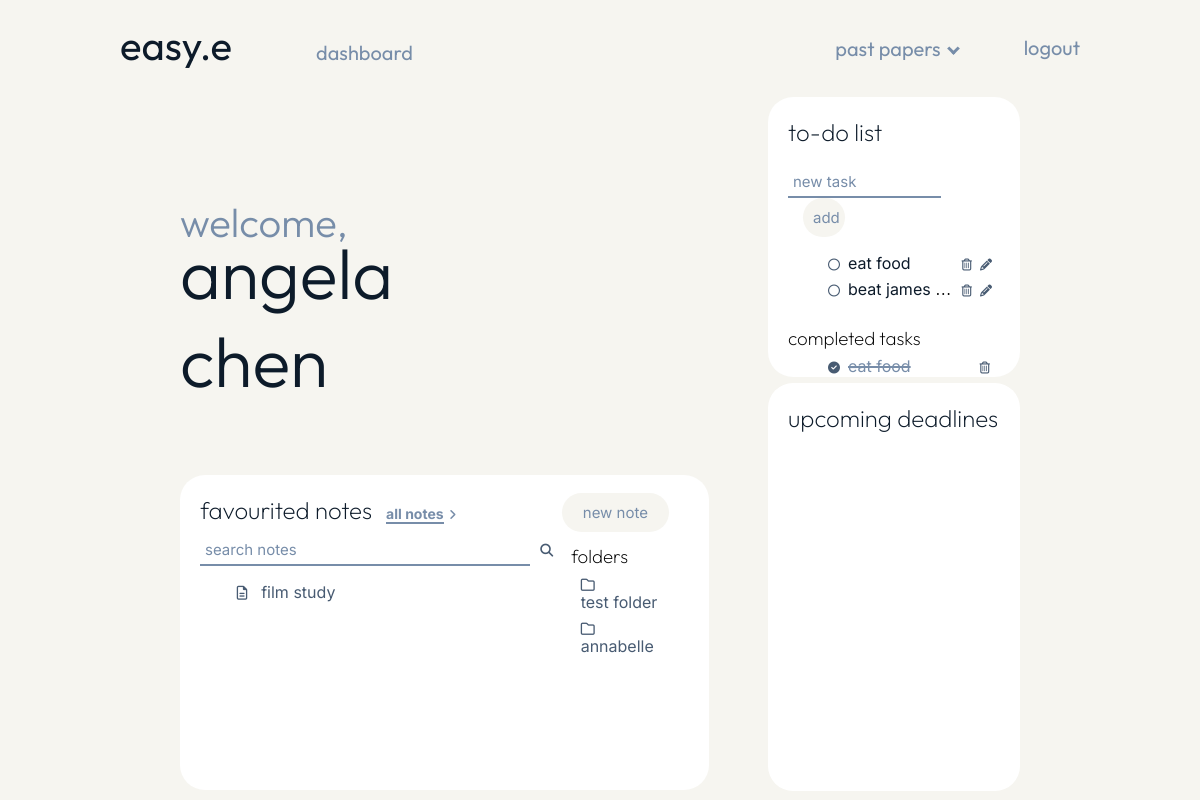
The app's page /dashboard (signed in), older data.
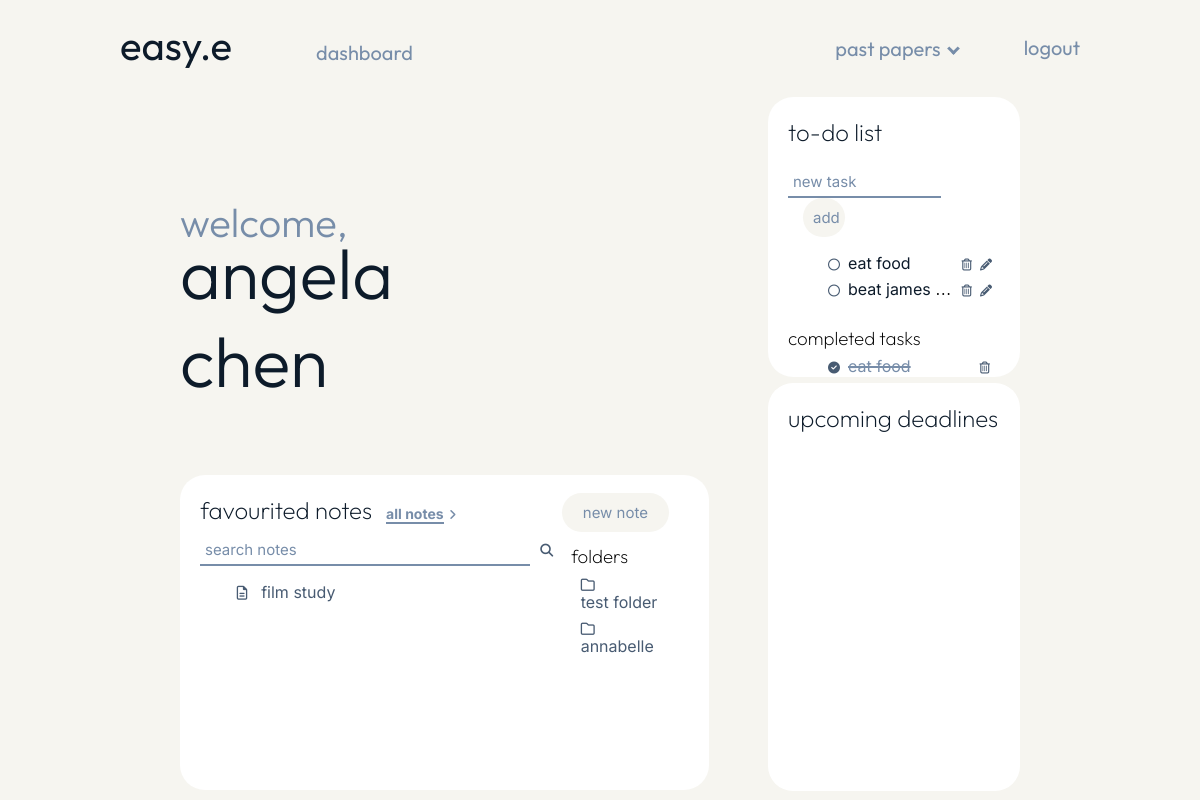
The same page, newer data.
### models.py (models this page shows, shortened)
class User(UserMixin, db.Model):
    __tablename__ = "user_login"
    id = db.Column(db.Integer, primary_key=True)
    name = db.Column(db.Text())
    user_name = db.Column(db.String(15), unique=True)
    user_email = db.Column(db.String(50), unique=True)
    user_password = db.Column(db.String(80))
    todo = db.relationship ("Todo", backref='todo')

class Notes(db.Model):
    __tablename__ = "notes"
    id = db.Column(db.Integer, primary_key=True)
    user = db.Column(db.Integer(), db.ForeignKey('user_login.id'))
    name = db.Column(db.String(50))
    favourite = db.Column(db.Boolean, default=False)
    folder = db.Column(db.Integer, db.ForeignKey('folders.id'))
    content = db.Column(db.String())
    folder_name = db.relationship('Folders', backref='folder')

class Folders(db.Model):
    __tablename__ = "folders"
    id = db.Column(db.Integer, primary_key=True)
    user = db.Column(db.Integer(), db.ForeignKey('user_login.id'))
    name = db.Column(db.String(50))

class Todo(db.Model):
    __tablename__ = "todo"
    id = db.Column(db.Integer, primary_key=True)
    name = db.Column(db.Text())
    user = db.Column(db.Integer(), db.ForeignKey('user_login.id'))
    complete = db.Column(db.Boolean, default=False)

### main.py (the view)
@app.route("/dashboard")
@login_required
def dashboard():
    incomplete_tasks = models.Todo.query.filter_by(user=current_user.id, complete=False)
    complete_tasks = models.Todo.query.filter_by(user=current_user.id, complete=True)
    notes = models.Notes.query.filter_by(user=current_user.id, favourite=True)
    folders = models.Folders.query.filter_by(user=current_user.id)
    return render_template ("dashboard.html", name=current_user.name, incomplete_tasks=incomplete_tasks, complete_tasks=complete_tasks, notes=notes, folders=folders)

### main.py (called while the page is built)
@login_manager.user_loader
def load_user(user_id):
    return models.User.query.get(int(user_id))

### templates/dashboard.html (shortened to what this page needs)
{% extends "layout_user.html" %}
{% block content %}
<div class="page">
    <div class="dashboard_left">
        <div class="dashboard_header">
            <h1 class="welcome">welcome,</h1><h1 class="welcome_name">{{ name }}</h1>
        </div>
        <div class="favourites">
            <div class="favourites_text">
                <div class="favourites_heading">
                    <h2 class="dashboard_subheadings">favourited notes</h2>
                    <a href="{{url_for('notes')}}" class="notes_link">all notes</a><span class="arrow_icon_right"><i class="fa-solid fa-angle-right"></i></span>
                    <a href="{{url_for('new_note')}}"><button class="note_button">new note</button></a>
                </div>
                <div class="favourites_left">
                    <form method="POST">
                        <input type="text" placeholder="search notes" class="notes_search"><span class="search_icon"><i class="fa-solid fa-magnifying-glass"></i></span>
                    </form>
                    {% for note in notes %}
                    <div class="notes_list">
                        <span class="notes_icon"><i class="fa-regular fa-file-lines"></i></span>
                        <li class="notes_list_item"><a href="/note/{{ note.id }}">{{ note.name }}</a></li>
                    </div>
                    {% endfor %}
                </div>
                <div class="favourites_right">
                    <h3 class="subheadings_small">folders</h3>
                    <div class="dashboard_folders">
                        {% for folder in folders %}
                        <div class="notes_list">
                            <span class="notes_icon"><i class="fa-regular fa-folder"></i></span>
                            <li class="notes_list_item"><a href="/folder/{{ folder.id }}">{{ folder.name }}</a></li>
                        </div>
                        {% endfor %}
                    </div>
                </div>
            </div>
        </div>
    </div>
    <div class="dashboard_right">
        <div class="todo">
            <div class="todo_text">
                <h2 class="dashboard_subheadings">to-do list</h2>
                <div>
                    <form action="{{url_for('add_task')}}" method="POST">
                        <input type="text" name="task_add" placeholder="new task" class="todo_textbox">
                        <input type="submit" value="add" class="todo_button">
                    </form>
                </div>
                <form method="POST">
                    {% for task in incomplete_tasks %}
                        <ul class="task">
                            <span class="tick_icon"><a href="/complete_task/{{ task.id }}" class="complete"><i class="fa-regular fa-circle"></i></a></span>
                                <div class="truncate">
                                    <li class="task_name">{{ task.name }}</li>
                                </div>
                            <span class="delete_icon"><a href="/delete_task/{{ task.id }}" class="delete"><i class="fa-regular fa-trash-can"></i></a></span>
                            <span class="pen_icon"><a href="/update_task/{{ task.id }}" class="update"><i class="fa-solid fa-pencil"></i></a></span>
                        </ul>
                    {% endfor %}
                    <br>
                </form>
                <h3 class="subheadings_small">completed tasks</h3>
                    {% for task in complete_tasks %}
                        <ul class="task">
                            <span class="tick_icon"><a href="/redo_complete_task/{{ task.id}}" class="complete"><i class="fa-solid fa-circle-check"></i></a></span>
                            <div class="truncate">
                                <li class="completed_task_name">{{ task.name }}</li>
                            </div>
                            <span class="completed_delete_icon"><a href="/delete_task/{{ task.id }}" class="delete"><i class="fa-regular fa-trash-can"></i></a></span>
                        </ul>
                    {% endfor %}
            </div>
        </div>
        <div class="calender">
            <div class="calender_text">
                <h2 class="dashboard_subheadings">upcoming deadlines</h2>
            </div>
        </div>
    </div>
</div>
{% endblock %}

### templates/layout_user.html (shortened to what this page needs)
<head>
    <link rel="stylesheet" href="/static/styles.css">
</head>
<nav class="navbar">
    <a id="home_button">easy.e</a>
    <a class="dashboard_button" href="{{url_for('dashboard')}}">dashboard</a>
    <a class="nav_button" href="{{url_for('logout')}}">logout</a>
    <div id="paper_dropdown">
        <button class="dropdown_button" href="{{url_for('papers')}}">past papers<i class="arrow down"></i></button>
    </div>
</nav>
<body>
    {% block content %}{% endblock %}
</body>

Row changes from the older to the newer data that the page shows:
changed Todo (number 1 of 3 on the later page): moves from the list under "completed tasks" to the list under "to-do list"
changed Todo (number 3 of 3 on the later page): moves from the list under "to-do list" to the list under "completed tasks"
